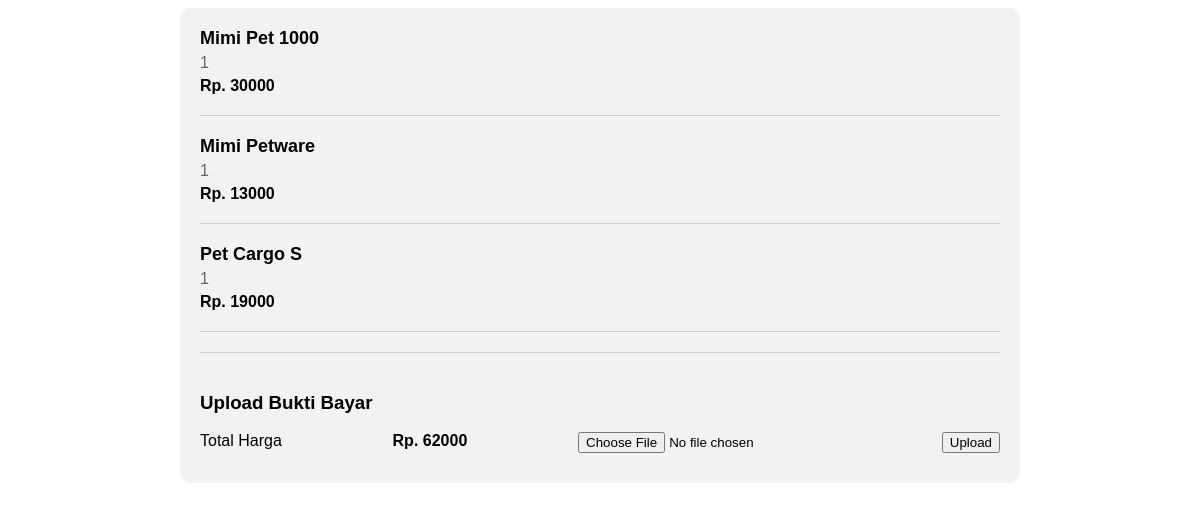
/totopet_main/content/upload_pembayaran/?id_transaksi=6 (signed in), run on the app's committed database.
### tables this page shows
CREATE TABLE `detail_transaksi` (
  `id` int(11) NOT NULL,
  `id_transaksi` varchar(10) NOT NULL,
  `id_produk` varchar(10) NOT NULL,
  `nama_produk` varchar(100) NOT NULL,
  `jumlah` varchar(10) NOT NULL,
  `harga` varchar(10) NOT NULL
);

### totopet_main/php/head/upload_pembayaran.php (called while the page is built, shortened)
<?php
    $id= $_GET["id_transaksi"];
?>

### totopet_main/content/upload_pembayaran/index.php (the view, shortened to what this page needs)
<?php
    include '../../php/head/upload_pembayaran.php';
?>
<!DOCTYPE html>
<html lang="en">
<head>
</head>
<body>
    <div class="cart-container">
            <?php
            $totalPrice = 0;
            $sql_data_produk = mysqli_query($conn, "SELECT * FROM detail_transaksi WHERE id_transaksi = '$id'");
            while($data = mysqli_fetch_assoc($sql_data_produk)){
            $subTotal = $data['harga'] * $data['jumlah'];
            $totalPrice += $subTotal;
            echo "
            <div class='product-item product-container'>
                <div class='product-details'>
                    <div class='product-name'>$data[nama_produk]</div>
                    <div class='product-description'>$data[jumlah]</div>
                    <div class='product-price'>Rp. $data[harga]</div>
                </div>
            </div>
            ";
            }
            ?>
        <form  method="POST"  enctype='multipart/form-data'>
        <div class="summary-container">
            <h3>Upload Bukti Bayar</h3>
            <div class="summary-row">
                <span>Total Harga</span>
                <span class="total-price">Rp. <?php echo $totalPrice; ?></span>
                <span><input type="file" name='gambar'></span>
                <input type="submit" value="Upload" name="upload_bukti_bayar">
            </div>
        </div>
    </form>
    </div>
</body>
</html>

### totopet_main/content/upload_pembayaran/index.php (style rules this page uses)
body { font-family: Arial, sans-serif; }
.cart-container { width: 100%; max-width: 800px; margin: 0 auto; padding: 20px; background-color: #f2f2f2; border-radius: 10px; }
.product-item { display: flex; align-items: center; margin-bottom: 20px; border-bottom: 1px solid #ccc; padding-bottom: 20px; }
.product-details { flex-grow: 1; }
.product-name { font-size: 18px; font-weight: bold; margin-bottom: 5px; }
.product-description { color: #666; margin-bottom: 5px; }
.product-price { font-weight: bold; }
.summary-container { margin-top: 20px; padding-top: 20px; border-top: 1px solid #ccc; }
.summary-row { display: flex; justify-content: space-between; margin-bottom: 10px; }
.total-price { font-weight: bold; }

### data on the page
detail_transaksi: nama_produk "Mimi Pet 1000", jumlah "1", harga "30000"
detail_transaksi: nama_produk "Mimi Petware", jumlah "1", harga "13000"
detail_transaksi: nama_produk "Pet Cargo S", jumlah "1", harga "19000"

### other printed values
$totalPrice "62000"
